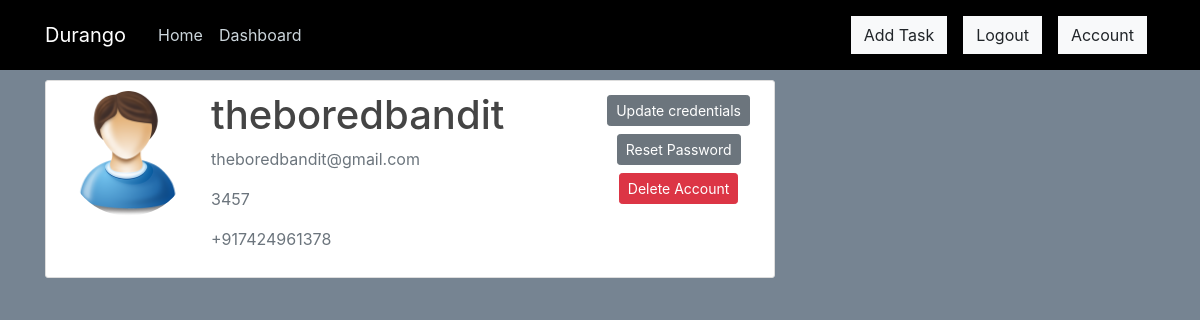
Page /account (signed in) on the committed database.
### durango/models.py (models this page shows, shortened)
class User(db.Model, UserMixin):
    id=db.Column(db.Integer, primary_key=True)
    username=db.Column(db.String(20),unique=True, nullable=False)
    email=db.Column(db.String(100),unique=True, nullable=False)
    instituteId=db.Column(db.String(20), unique=True, nullable=False)
    mobileNum=db.Column(db.String(10), unique=True, nullable=False)
    image_file=db.Column(db.String(20),nullable=False,default='user.png')
    password=db.Column(db.String(50),nullable=False)
    tasks=db.relationship('Task',backref='author',lazy=True)

### durango/routes.py (the view)
@app.route("/account")
@login_required
def account():
    image_file=url_for('static',filename='profile_pics/' + current_user.image_file)
    return render_template('account.html',title='Account',image_file=image_file)

### durango/models.py (called while the page is built)
@login_manager.user_loader
def load_user(user_id):
    return User.query.get(int(user_id)) #getting user by id

### durango/templates/account.html
{%extends "layout.html" %}
{% block content %}
 <div class="content-section" >
 	<div class="media">
 		<img class="rounded-circle account-img"  src="{{image_file}}">
 		<div class="media-body">
 			<h2 class="account-heading">{{current_user.username}}</h2>
 			<p class="text-secondary">{{current_user.email}}</p>
 			<p class="text-secondary">{{current_user.instituteId}}</p>
 			<p class="text-secondary">{{current_user.mobileNum}}</p>
 		</div>
 	<div style="text-align: center;">
 		<div>
            <a class="btn btn-secondary btn-sm m-1" href="{{url_for('update_account')}}"> Update credentials</a>
        </div>
        <div>
            <a class="btn btn-secondary btn-sm m-1" href="{{url_for('reset_initiate')}}"> Reset Password</a>
        </div>
        <div>
            <button type="button" class="btn btn-danger btn-sm m-1" data-toggle="modal" data-target="#deleteModal" > Delete Account</button>
        </div>
    </div>
 	</div>
 </div>
{% endblock %}

### durango/static/main.css (style rules this page uses)
body { background: #768492; color: #333333; margin-top: 5rem; }
h1,h2, h3, h4, h5, h6 { color: #444444; }
.content-section { background: #ffffff; padding: 10.1px 20px; border: 1px solid #dddddd; border-radius: 3px; margin-bottom: 20px; }
.account-img { height: 125px; width: 125px; margin-right: 20px; margin-bottom: 16px; }
.account-heading { font-size: 2.5rem; }

### rows in the picture
User: username "theboredbandit", email "theboredbandit@gmail.com", instituteId "3457", mobileNum "+917424961378"
